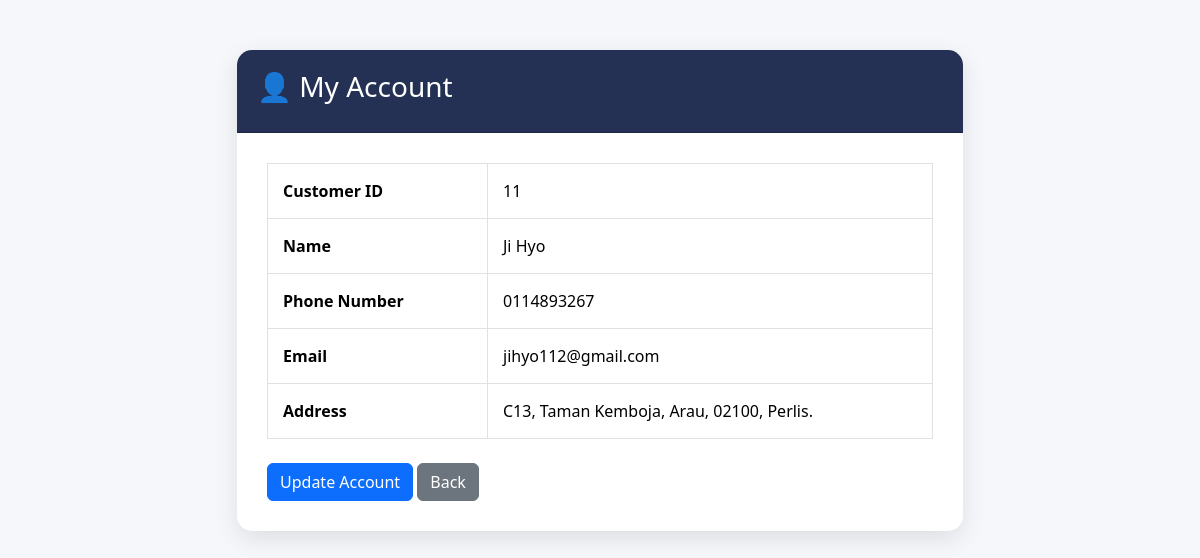
The page /customer/view_account.php (signed in) on the database its author committed.
### tables this page shows
CREATE TABLE `customer` (
  `Customer_ID` int(10) NOT NULL,
  `Customer_Name` varchar(50) NOT NULL,
  `Cust_PhoneNum` varchar(20) NOT NULL,
  `Email` varchar(50) NOT NULL,
  `Address` varchar(100) NOT NULL,
  `Customer_Password` varchar(100) NOT NULL
);

### customer/view_account.php (the view, shortened to what this page needs)
<?php
include("../config/database.php");
$customer_id = $_SESSION['customer_id'];
$query = mysqli_query($conn,
"SELECT *
FROM customer
WHERE Customer_ID='$customer_id'");
$customer = mysqli_fetch_assoc($query);
?>
<!DOCTYPE html>
<html lang="en">
<head>
<link href="https://cdn.jsdelivr.net/npm/bootstrap@5.3.3/dist/css/bootstrap.min.css" rel="stylesheet">
</head>
<body>
<div class="container">
<div class="card">
<div class="card-header">
<h3>
👤 My Account
</h3>
</div>
<div class="card-body">
<table class="table table-bordered">
<tr>
<td>Customer ID</td>
<td><?php echo $customer['Customer_ID']; ?></td>
</tr>
<tr>
<td>Name</td>
<td><?php echo $customer['Customer_Name']; ?></td>
</tr>
<tr>
<td>Phone Number</td>
<td><?php echo $customer['Cust_PhoneNum']; ?></td>
</tr>
<tr>
<td>Email</td>
<td><?php echo $customer['Email']; ?></td>
</tr>
<tr>
<td>Address</td>
<td><?php echo $customer['Address']; ?></td>
</tr>
</table>
<div class="mt-4">
<a href="update_account.php"
class="btn btn-primary">
Update Account
</a>
<a href="dashboard.php"
class="btn btn-secondary">
Back
</a>
</div>
</div>
</div>
</div>
</body>
</html>

### customer/view_account.php (style rules this page uses)
body { background:#f5f7fa; font-family:'Segoe UI',sans-serif; }
.container { max-width:750px; margin-top:50px; }
.card { border:none; border-radius:15px; box-shadow:0 8px 25px rgba(0,0,0,0.1); }
.card-header { background:#253154; color:white; padding:20px; border-radius:15px 15px 0 0 !important; }
.card-body { padding:30px; }
.table td { padding:15px; vertical-align:middle; }
.table td:first-child { width:220px; font-weight:bold; }

### rows shown on the page
customer: Customer_ID "11", Customer_Name "Ji Hyo", Cust_PhoneNum "0114893267", Email "jihyo112@gmail.com", Address "C13, Taman Kemboja, Arau, 02100, Perlis."
